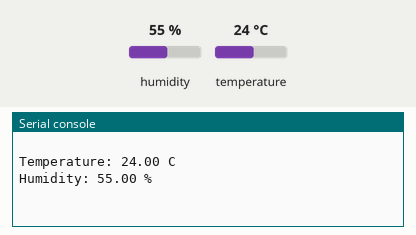
This program was run on a simulated ESP8266 board running MicroPython. Shown: the last lines printed to the serial console. The test bench sets the inputs (shaded band); at power-on: humidity 55 %, temperature 24 °C. Library files of the repository ran but are not shown: ahtx0.py.

Above: at 1.2 s.
1.3 s: humidity set to 22 %
4.3 s: temperature set to 12 °C
At 6.2 s:
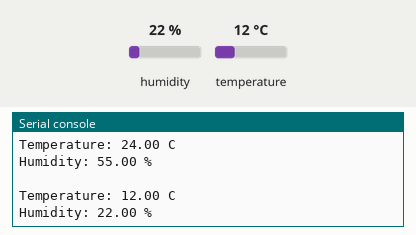
7.3 s: humidity set to 40 %
At 11.3 s:
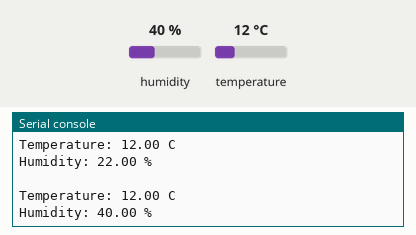
Timing chart, 0 to 12.8 s (numbered marks = the images above; inputs shaded):
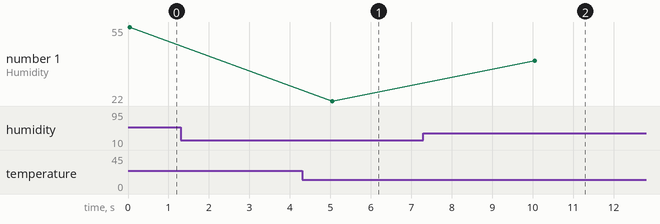

The program:

Temperaturerfassung.py
```python
import time
from machine import Pin, I2C

import ahtx0

# I2C for the Wemos D1 Mini with ESP8266
i2c = I2C(scl=Pin(9), sda=Pin(8))

# Create the sensor object using I2C
sensor = ahtx0.AHT10(i2c)

while True:
    print("\nTemperature: %0.2f C" % sensor.temperature)
    print("Humidity: %0.2f %%" % sensor.relative_humidity)
    time.sleep(5)
```

Measured:
- after the input at 4.3 s, the serial console: prints a new line after 0.74 s (image 1)
- after the input at 7.3 s, the serial console: prints a new line after 2.7 s (image 2)
- plotted number 1: 22 → 40 after the input at 7.3 s
